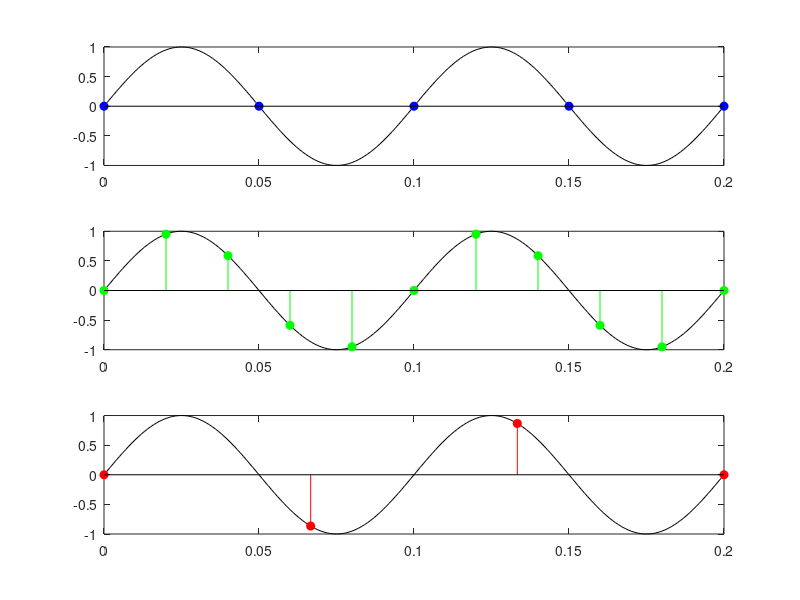

Here is the MATLAB script that generated this plot:
f = 10;
t = 0:0.001:0.2;
sine_wave = sin(2*pi*f*t);

nyquist_f = 20;
nyquist_n = 0:1/nyquist_f:0.2;
nyquist_sine_wave = sin(2*pi*nyquist_n*f);

over_f = 50;
over_n = 0:1/over_f:0.2;
over_sine_wave = sin(2*pi*over_n*f);

under_f = 15;
under_n = 0:1/under_f:0.2;
under_sine_wave = sin(2*pi*under_n*f);

subplot(3,1,1);
plot(t, sine_wave, 'k');
hold on;
stem(nyquist_n, nyquist_sine_wave, 'filled', 'b');

subplot(3,1,2);
plot(t, sine_wave, 'k');
hold on;
stem(over_n, over_sine_wave, 'filled', 'g');

subplot(3,1,3);
plot(t, sine_wave, 'k');
hold on;
stem(under_n, under_sine_wave, 'filled', 'r');
